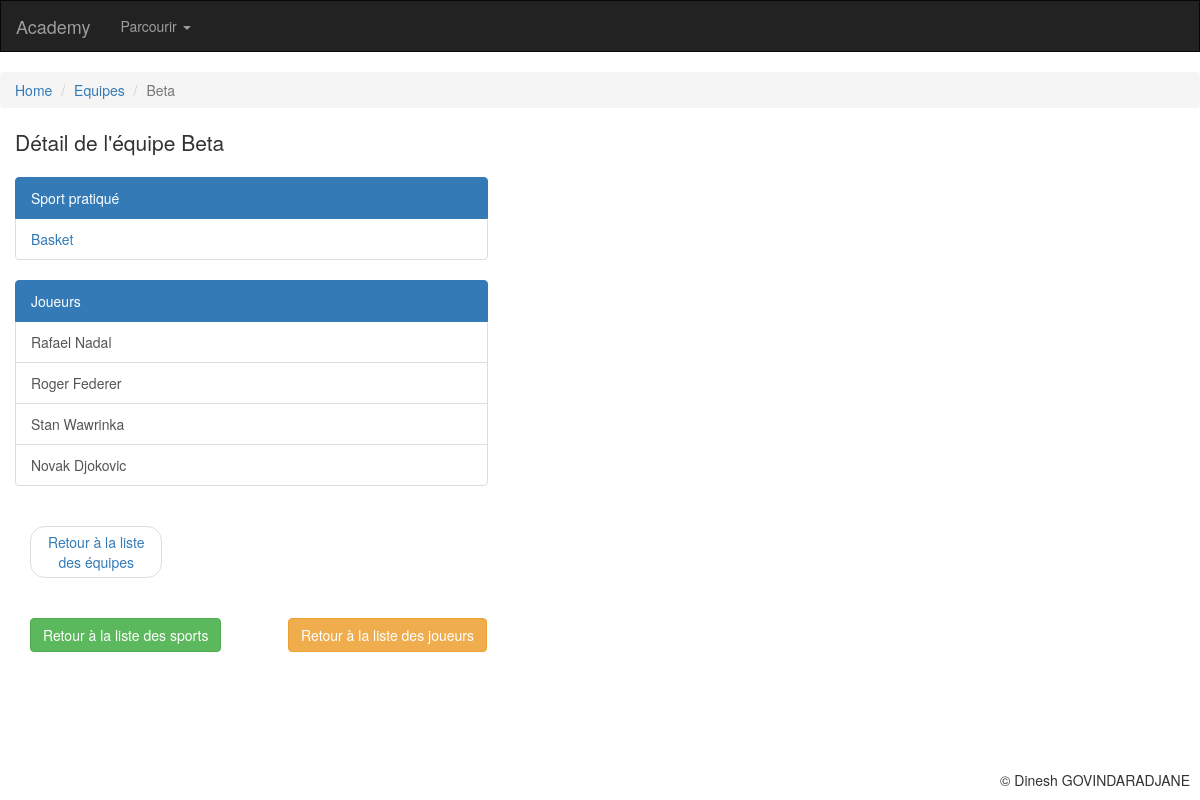
The page /academy/read/equipe/11/ on the database its author committed.
### academy/models.py (models this page shows, shortened)
class Equipe(models.Model):
    nomEquipe = models.CharField(
        max_length = 100,
        unique = True,
        )
    sport = models.ForeignKey(
        'Sport',
        on_delete = models.SET_NULL,
        blank = True,
        null = True,
        )
    joueurs = models.ManyToManyField(
        'Joueur',
        blank=True,
        )
    class Meta:
        verbose_name = "equipe"

class Sport(models.Model):
    nomSport = models.CharField(
        max_length = 100,
        unique = True,
        error_messages = {'unique':"Un sport du même nom existe déjà!"}
        )
    """Unique ne gère pas la casse. Une erreur est ajoutée manuellement forms.py"""
    class Meta:
        verbose_name = "sport"

class Joueur(models.Model):
    nomJoueur = models.CharField(
        max_length = 100,
        unique = True,
        )
    equipes = models.ManyToManyField(
        'Equipe',
        through=Equipe.joueurs.through,
        blank=True)
    class Meta:
        verbose_name = "joueur"

### academy/views.py (the view)
# urls.py: path('read/equipe/<int:id_equipe>/', views.read_equipe, name='read_equipe'),
def read_equipe(request, id_equipe):
    equipe = get_object_or_404(Equipe, id=id_equipe)
    joueurs = []
    for joueur in equipe.joueurs.all():
        joueurs.append({joueur: joueur.nomJoueur})
    return render(request, 'academy/readEquipe.html', locals())

### academy/templates/academy/readEquipe.html (shortened to what this page needs)
{% extends "base.html" %}
{% block page_header %}Détail de l'équipe {{ equipe.nomEquipe }} {% endblock %}
{% block position %}
<ul class="breadcrumb">
  <li><a href="{% url 'accueil' %}">Home</a></li>
  <li><a href="{% url 'equipes' %}">Equipes</a></li>
  <li class="active">{{ equipe.nomEquipe }}</li>
</ul>
{% endblock %}
{% block content %}
<div class="list-group col-lg-5 col-md-5 col-sm-5">
    <div class="list-group">
        <p class="list-group-item active">
            Sport pratiqué
        </p>
        {% if equipe.sport.nomSport %}
            <p class="list-group-item" >
                <a href="{% url 'read_sport' id_sport=equipe.sport.id %}">
                    {{ equipe.sport.nomSport }}
                </a>
            </p>
        {% else %}
            <p class="list-group-item">
                Aucun sport.
            </p>
        {% endif %}
    </div>
    <div class="list-group">
        <p class="list-group-item active">
            Joueurs
        </p>
        {% for joueur in joueurs %}
            {% for key, val in joueur.items %}
                <a href="{% url 'read_joueur' id_joueur=key.id %}" class="list-group-item">
                    {{ val }}
                </a>
            {% endfor %}
        {% empty %}
            <p class="list-group-item">
                Aucun joueur.
            </p>
        {% endfor %}
    </div>
  <div class="col-lg-12 col-md-12 col-sm-12">
    <div class="list-group col-lg-4 col-md-4 col-sm-4">
      <ul class="pager">
        <li><a href="{% url 'equipes' %}">Retour à la liste des équipes</a></li>
      </ul>
    </div>
  </div>
  <div class="col-lg-12 col-md-12 col-sm-12">
    <div class="list-group col-lg-4 col-md-4 col-sm-4">
      <a href="{% url 'sports' %}" class="btn btn-success" role="button">Retour à la liste des sports</a>
    </div>
    <div class="list-group col-lg-offset-3 col-lg-4 col-md-offset-3 col-md-4 col-sm-offset-3 col-sm-4">
      <a href="{% url 'joueurs' %}" class="btn btn-warning" role="button">Retour à la liste des joueurs</a>
    </div>
  </div>
</div>
</div>
{% endblock %}

### rows shown on the page
Equipe: nomEquipe "Beta", sport.nomSport "Basket"
Joueur: nomJoueur "Rafael Nadal"
Joueur: nomJoueur "Roger Federer"
Joueur: nomJoueur "Stan Wawrinka"
Joueur: nomJoueur "Novak Djokovic"
